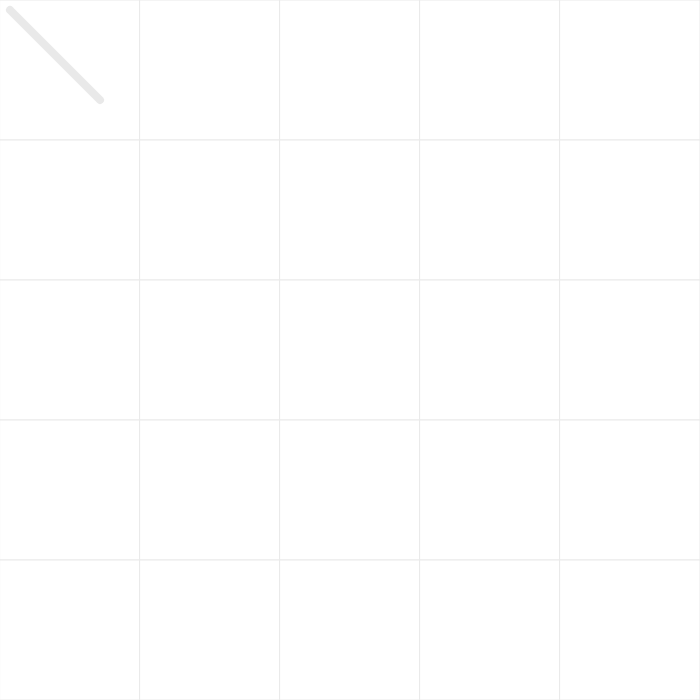
Frame 1 (no input)
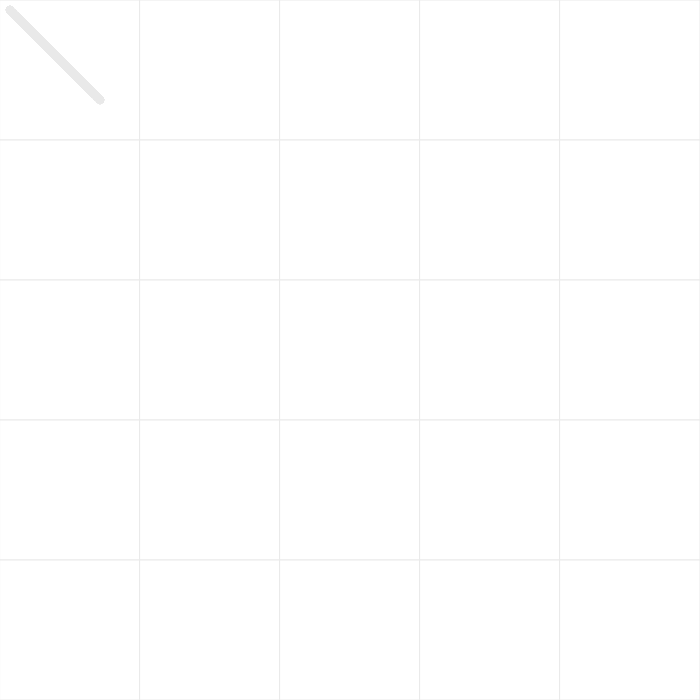
Frame 60 (no input)
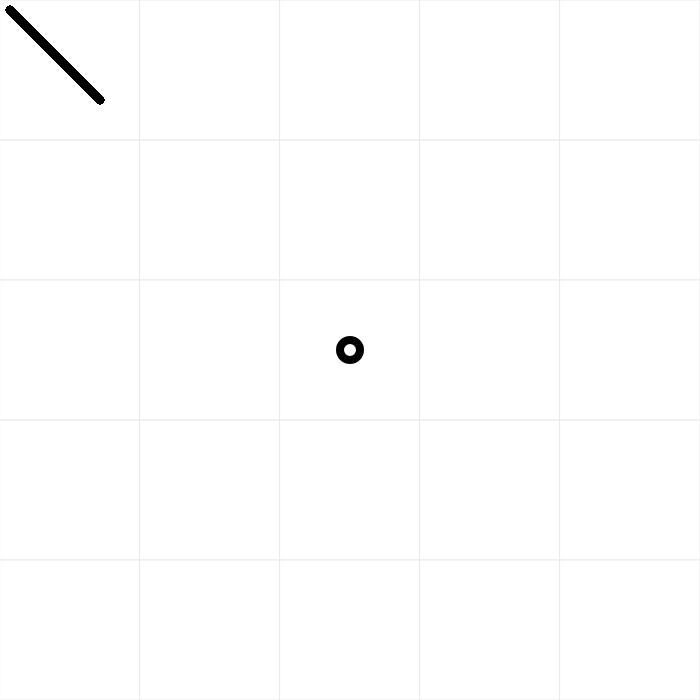
Frame 120 (the mouse pressed at the canvas centre since frame 60)

The p5.js sketch that drew these frames (run headless with seeded random() and noise() and a simulated clock; from frame 60 on, the mouse is pressed at the canvas centre):

// p5.js sketch
// ── sketch.js
// jshint esversion:6

let grid; 
let radio;
let div1;

function setup() {
    createCanvas(700,700); 
    background(0);
    grid = new Grid(width, height, 5,5);

    grid.make();
    radio = createRadio("1");
    radio.option('residential',"red");
    radio.option('commercial',"blue");
    radio.option('industrial', "yellow");
    radio.option('bulldozer', "255");
    radio.style('width', '350px');
    radio.value("red");
    
    textAlign(CENTER);
    fill(255, 0, 0);

    div1 = createDiv('Properties').size(100, 100);
}


function draw() {
 //   fill(0);
 //   stroke(0);
    strokeWeight(8);
    line(10, 10, 100, 100);
    
  

 //   translate(100, 100);
 //   rotate(100);
}


function mousePressed() {
    //console.log(mouseX,mouseY)
    if (grid.clicked(mouseX, mouseY, radio)) { updateSummary(); }
}

function updateSummary() {
    let countProperties = 0;
    for (let a = 0; a < grid.cols; a++) {
        
     //    result = grid.filter(g => g.build == true);

          for (let b = 0; b < grid.rows; b++) {
              if (grid.grid[a][b].build) {
                  countProperties++;
                   div1.html("Properties:" + countProperties, false);
              }
             
          }
      }
}
// ── grid.js
// jshint esversion:6
class Grid {
    constructor(wdth = 100,hght = 200, cols=5, rows=5) {
        this.width = wdth;
        this.cols = cols;
        this.rows = rows;
        this.height = hght;  
        this.type = null;
        this.red = 0;
        this.yellow = 0;
        this.blue = 0;
        this.color;

        console.log(`GRID constructor
        width: ${this.width}
        height: ${this.height}
        cols: ${this.cols}
        rows: ${this.rows}`);
   
    }

    async buildAnim(a, b, rval) {
        let cellWidth = this.width / this.cols / 2;
        let cellHeight = this.height / this.rows / 2;
        
        console.log("building...");
        fill(rval);
        stroke("black");
        
        ellipse(this.grid[a][b].locx + cellWidth, this.grid[a][b].locy + cellHeight, 20, 20);

        await setTimeout(() => {
            console.log("built");
            fill(rval);
            stroke(rval);
            ellipse(this.grid[a][b].locx + cellWidth, this.grid[a][b].locy + cellHeight, 20, 20);
        }, 3000);

     

    }


    build(a, b, rval) {
        if(!this.grid[a][b].build || rval == 255) {
           
            
            //ellipse(this.grid[a][b].locx + cellWidth, this.grid[a][b].locy + cellHeight, 20, 20);
            if (rval == 255) {
                this.grid[a][b].build = false;
                this[this.grid[a][b].type]--;
                console.log(`BULLDOZED type: ${this.grid[a][b].type} ${this[this.grid[a][b].type]}`);
                this.grid[a][b].type = null;
            } else {
                this.grid[a][b].build = true;
                this.grid[a][b].type = rval;
                this[rval]++; //increment counter of property type.
                console.log(`BUILT type: ${rval} ${this[rval]}`);
            }
            this.buildAnim(a, b, rval);
            // console.log("clicked:", this.grid[a][b].locx, this.grid[a][b].locy, "[" + a + "]", "[" + b + "]" + rval);
        }
    }

    
    make() {

           // create multi dimensional array of grid
        this.grid = new Array(this.cols);
        for (let a = 0; a < this.cols; a++) {
            this.grid[a] = new Array(this.rows);
        }
     

        let x = 0, y = 0;

        for (let a = 0; a < this.cols; a++) {
            for (let b = 0; b < this.rows; b++) {
    
                this.grid[a][b] = {
                    locx: x,
                    locy: y,
                    width: (this.width / this.cols),
                    height: (this.height / this.rows),
                    build: false
                };
                fill(255);
                stroke(233);
                //console.log(x, y, (this.width / this.cols), (this.height / this.rows));

                rect(x, y, (this.width / this.cols), (this.height / this.rows));
              
                x = x + (this.width / this.cols);
            }
            y = y + (this.height / this.rows);
            x = 0;
        }
    }

    clicked(x, y, radio) {
        let rval = radio.value();
        // console.log(x, y);
        for (let a = 0; a < this.grid.length; a++) {
            for (let b = 0; b < this.grid[a].length; b++) {
          
                if (x > this.grid[a][b].locx && x < this.grid[a][b].locx + (this.width / this.cols)) {
                    if (y > this.grid[a][b].locy && y < this.grid[a][b].locy + (this.height / this.rows) ) {
                        console.log("clicked:", this.grid[a][b].locx, this.grid[a][b].locy, "[" + a + "]", "[" + b + "]" + rval);
                     
                        //stroke(rval);
                      
                        this.build(a, b, rval);
                       return true;
                    }
                    
                }
            }
        }
        return false;
    }
}
